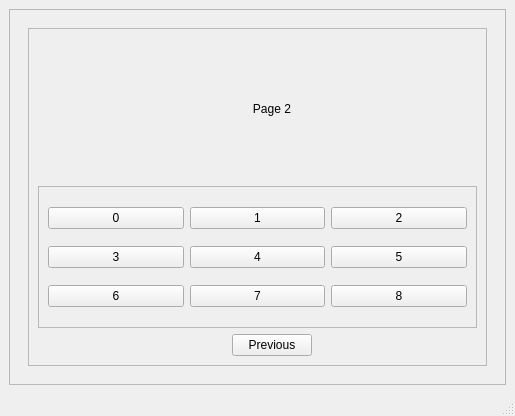
<?xml version="1.0" encoding="UTF-8"?>
<ui version="4.0">
 <class>MainWindow</class>
 <widget class="QMainWindow" name="MainWindow">
  <property name="geometry">
   <rect>
    <x>0</x>
    <y>0</y>
    <width>515</width>
    <height>416</height>
   </rect>
  </property>
  <property name="windowTitle">
   <string>Multi Page App</string>
  </property>
  <widget class="QWidget" name="centralwidget">
   <layout class="QGridLayout" name="gridLayout_5">
    <item row="0" column="0">
     <widget class="QFrame" name="frame">
      <property name="frameShape">
       <enum>QFrame::StyledPanel</enum>
      </property>
      <property name="frameShadow">
       <enum>QFrame::Raised</enum>
      </property>
      <layout class="QGridLayout" name="gridLayout_2">
       <item row="0" column="0">
        <widget class="QStackedWidget" name="stackedWidget_2">
         <property name="currentIndex">
          <number>1</number>
         </property>
         <widget class="QWidget" name="page_3">
          <layout class="QGridLayout" name="gridLayout">
           <item row="0" column="0">
            <widget class="QFrame" name="frame_2">
             <property name="frameShape">
              <enum>QFrame::StyledPanel</enum>
             </property>
             <property name="frameShadow">
              <enum>QFrame::Raised</enum>
             </property>
             <layout class="QGridLayout" name="gridLayout_3">
              <item row="0" column="1">
               <widget class="QLabel" name="label_3">
                <property name="text">
                 <string>Page 1</string>
                </property>
                <property name="alignment">
                 <set>Qt::AlignCenter</set>
                </property>
               </widget>
              </item>
              <item row="0" column="2">
               <spacer name="horizontalSpacer_2">
                <property name="orientation">
                 <enum>Qt::Horizontal</enum>
                </property>
                <property name="sizeHint" stdset="0">
                 <size>
                  <width>40</width>
                  <height>20</height>
                 </size>
                </property>
               </spacer>
              </item>
              <item row="0" column="0">
               <spacer name="horizontalSpacer">
                <property name="orientation">
                 <enum>Qt::Horizontal</enum>
                </property>
                <property name="sizeHint" stdset="0">
                 <size>
                  <width>188</width>
                  <height>20</height>
                 </size>
                </property>
               </spacer>
              </item>
              <item row="2" column="1">
               <widget class="QPushButton" name="pushButton">
                <property name="text">
                 <string>Next</string>
                </property>
               </widget>
              </item>
             </layout>
            </widget>
           </item>
          </layout>
         </widget>
         <widget class="QWidget" name="page_4">
          <layout class="QGridLayout" name="gridLayout_6">
           <item row="0" column="0">
            <widget class="QFrame" name="frame_3">
             <property name="frameShape">
              <enum>QFrame::StyledPanel</enum>
             </property>
             <property name="frameShadow">
              <enum>QFrame::Raised</enum>
             </property>
             <layout class="QGridLayout" name="gridLayout_4">
              <item row="0" column="1">
               <widget class="QLabel" name="label_4">
                <property name="text">
                 <string>Page 2</string>
                </property>
                <property name="alignment">
                 <set>Qt::AlignCenter</set>
                </property>
               </widget>
              </item>
              <item row="0" column="0">
               <spacer name="horizontalSpacer_4">
                <property name="orientation">
                 <enum>Qt::Horizontal</enum>
                </property>
                <property name="sizeHint" stdset="0">
                 <size>
                  <width>188</width>
                  <height>20</height>
                 </size>
                </property>
               </spacer>
              </item>
              <item row="0" column="2">
               <spacer name="horizontalSpacer_3">
                <property name="orientation">
                 <enum>Qt::Horizontal</enum>
                </property>
                <property name="sizeHint" stdset="0">
                 <size>
                  <width>40</width>
                  <height>20</height>
                 </size>
                </property>
               </spacer>
              </item>
              <item row="2" column="1">
               <widget class="QPushButton" name="pushButton_2">
                <property name="text">
                 <string>Previous</string>
                </property>
               </widget>
              </item>
              <item row="1" column="0" colspan="3">
               <widget class="QFrame" name="frame_4">
                <property name="frameShape">
                 <enum>QFrame::StyledPanel</enum>
                </property>
                <property name="frameShadow">
                 <enum>QFrame::Raised</enum>
                </property>
                <layout class="QGridLayout" name="gridLayout_7">
                 <item row="0" column="0">
                  <widget class="QPushButton" name="pushButton_3">
                   <property name="text">
                    <string>0</string>
                   </property>
                  </widget>
                 </item>
                 <item row="0" column="1">
                  <widget class="QPushButton" name="pushButton_4">
                   <property name="text">
                    <string>1</string>
                   </property>
                  </widget>
                 </item>
                 <item row="0" column="2">
                  <widget class="QPushButton" name="pushButton_5">
                   <property name="text">
                    <string>2</string>
                   </property>
                  </widget>
                 </item>
                 <item row="1" column="0">
                  <widget class="QPushButton" name="pushButton_7">
                   <property name="text">
                    <string>3</string>
                   </property>
                  </widget>
                 </item>
                 <item row="1" column="1">
                  <widget class="QPushButton" name="pushButton_8">
                   <property name="text">
                    <string>4</string>
                   </property>
                  </widget>
                 </item>
                 <item row="1" column="2">
                  <widget class="QPushButton" name="pushButton_6">
                   <property name="text">
                    <string>5</string>
                   </property>
                  </widget>
                 </item>
                 <item row="2" column="0">
                  <widget class="QPushButton" name="pushButton_10">
                   <property name="text">
                    <string>6</string>
                   </property>
                  </widget>
                 </item>
                 <item row="2" column="1">
                  <widget class="QPushButton" name="pushButton_11">
                   <property name="text">
                    <string>7</string>
                   </property>
                  </widget>
                 </item>
                 <item row="2" column="2">
                  <widget class="QPushButton" name="pushButton_9">
                   <property name="text">
                    <string>8</string>
                   </property>
                  </widget>
                 </item>
                </layout>
               </widget>
              </item>
             </layout>
            </widget>
           </item>
          </layout>
         </widget>
        </widget>
       </item>
      </layout>
     </widget>
    </item>
   </layout>
  </widget>
  <widget class="QMenuBar" name="menubar">
   <property name="geometry">
    <rect>
     <x>0</x>
     <y>0</y>
     <width>515</width>
     <height>22</height>
    </rect>
   </property>
  </widget>
  <widget class="QStatusBar" name="statusbar"/>
 </widget>
 <resources/>
 <connections/>
</ui>
